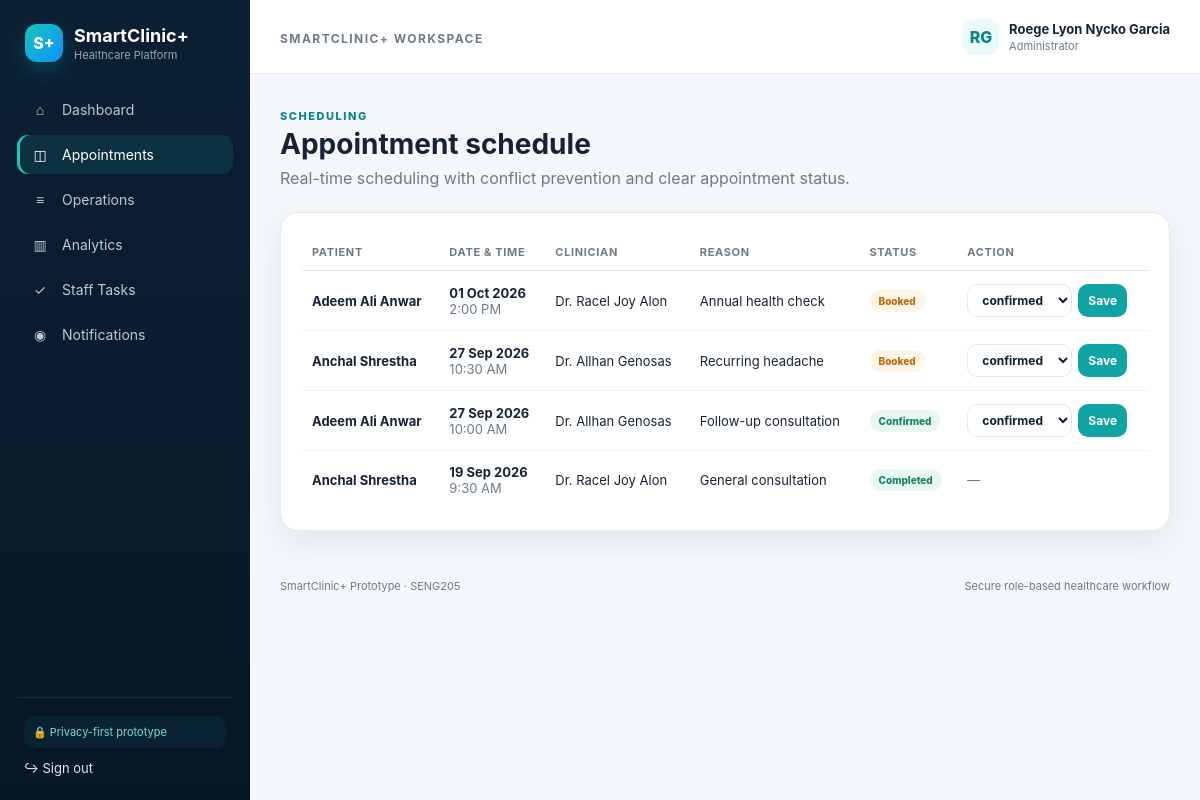
The app's page /appointments.php (signed in) with its own data.
### tables this page shows
CREATE TABLE users (
 id INT AUTO_INCREMENT PRIMARY KEY,
 first_name VARCHAR(60) NOT NULL,
 last_name VARCHAR(60) NOT NULL,
 email VARCHAR(160) NOT NULL UNIQUE,
 password_hash VARCHAR(255) NOT NULL,
 role ENUM('patient','doctor','nurse','admin') NOT NULL,
 status ENUM('active','inactive') NOT NULL DEFAULT 'active',
 created_at TIMESTAMP DEFAULT CURRENT_TIMESTAMP,
 updated_at TIMESTAMP DEFAULT CURRENT_TIMESTAMP ON UPDATE CURRENT_TIMESTAMP
);

CREATE TABLE appointments (
 id INT AUTO_INCREMENT PRIMARY KEY,
 patient_id INT NOT NULL,
 doctor_id INT NOT NULL,
 appointment_date DATE NOT NULL,
 appointment_time TIME NOT NULL,
 reason VARCHAR(500) NOT NULL,
 status ENUM('booked','confirmed','checked_in','in_consultation','completed','cancelled') NOT NULL DEFAULT 'booked',
 created_at TIMESTAMP DEFAULT CURRENT_TIMESTAMP,
 INDEX idx_slot(doctor_id,appointment_date,appointment_time,status),
 INDEX idx_patient_date(patient_id,appointment_date),
 FOREIGN KEY(patient_id) REFERENCES patients(id),
 FOREIGN KEY(doctor_id) REFERENCES doctors(id)
);

### includes/db.php (called while the page is built, shortened)
<?php
function db(): PDO
{
    static $pdo = null;
    if ($pdo instanceof PDO) return $pdo;
    $dsn = 'mysql:host=' . DB_HOST . ';port=' . DB_PORT . ';dbname=' . DB_NAME . ';charset=utf8mb4';
    try {
        $pdo = new PDO($dsn, DB_USER, DB_PASS, [
            PDO::ATTR_ERRMODE => PDO::ERRMODE_EXCEPTION,
            PDO::ATTR_DEFAULT_FETCH_MODE => PDO::FETCH_ASSOC,
            PDO::ATTR_EMULATE_PREPARES => false,
        ]);
        return $pdo;
    } catch (PDOException $e) {
        http_response_code(500);
        $safe = APP_ENV === 'development' ? htmlspecialchars($e->getMessage()) : 'Database connection failed.';
        die('<div style="font-family:Arial;padding:2rem;max-width:760px;margin:auto"><h2>SmartClinic+ database connection error</h2><p>' . $safe . '</p><p>Import <code>database/smartclinic_plus.sql</code> in phpMyAdmin, then check <code>config/config.php</code>.</p></div>');
    }
}

### includes/auth.php (called while the page is built, shortened)
<?php
require_once __DIR__ . '/db.php';
function current_user(): ?array
{
    static $user = null;
    if ($user !== null) return $user;
    $stmt = db()->prepare('SELECT id, first_name, last_name, email, role, status FROM users WHERE id = ? LIMIT 1');
    $stmt->execute([$_SESSION['user_id']]);
    $user = $stmt->fetch() ?: null;
    return $user;
}
function require_login(): void
{
    if (!current_user()) {
        $_SESSION['flash'] = ['type' => 'error', 'message' => 'Please sign in to continue.'];
        header('Location: login.php');
        exit;
    }
}

### appointments.php (the view, shortened to what this page needs)
<?php
require_once __DIR__ . '/includes/functions.php';
require_login();
$pdo = db();
include __DIR__ . '/includes/header.php';
?>
<div class="page-head">
    <div>
        <span class="kicker">Scheduling</span>
        <h1><?= $u['role'] === 'patient' ? 'My appointments' : 'Appointment schedule' ?></h1>
        <p>Real-time scheduling with conflict prevention and clear appointment status.</p>
    </div>
</div>
<div class="card">
    <div class="table-wrap">
        <table class="table">
            <thead>
                <tr>
                    <?php if ($u['role'] !== 'patient'): ?>
                        <th>Patient</th>
                    <?php endif; ?>
                    <th>Date & time</th>
                    <th><?= $u['role'] === 'patient' ? 'Doctor' : 'Clinician' ?></th>
                    <th>Reason</th>
                    <th>Status</th>
                    <th>Action</th>
                </tr>
            </thead>
            <tbody>
                <?php
                if ($u['role'] === 'patient') {
                    $pid = patient_id_for_user($u['id']);
                    $s = $pdo->prepare('SELECT a.*, CONCAT(d.title, " ", du.first_name, " ", du.last_name) doctor_name, d.specialty FROM appointments a JOIN doctors d ON d.id = a.doctor_id JOIN users du ON du.id = d.user_id WHERE a.patient_id = ? ORDER BY a.appointment_date DESC, a.appointment_time DESC');
                    $s->execute([$pid]);
                } else {
                    $s = $pdo->query('SELECT a.*, CONCAT(pu.first_name, " ", pu.last_name) patient_name, CONCAT(d.title, " ", du.first_name, " ", du.last_name) doctor_name FROM appointments a JOIN patients p ON p.id = a.patient_id JOIN users pu ON pu.id = p.user_id JOIN doctors d ON d.id = a.doctor_id JOIN users du ON du.id = d.user_id ORDER BY a.appointment_date DESC, a.appointment_time DESC LIMIT 100');
                }
                $rows = $s->fetchAll();
                if (!$rows):
                ?>
                    <tr>
                        <td colspan="6">
                            <div class="empty">No appointments found.</div>
                        </td>
                    </tr>
                <?php else: ?>
                    <?php foreach ($rows as $r): ?>
                        <tr>
                            <?php if ($u['role'] !== 'patient'): ?>
                                <td><b><?= e($r['patient_name']) ?></b></td>
                            <?php endif; ?>
                            <td>
                                <b><?= date('d M Y', strtotime($r['appointment_date'])) ?></b><br>
                                <span class="muted"><?= date('g:i A', strtotime($r['appointment_time'])) ?></span>
                            </td>
                            <td>
                                <?= e($r['doctor_name']) ?>
                            </td>
                            <td><?= e($r['reason']) ?></td>
                            <td><?= status_badge($r['status']) ?></td>
                            <td>
                                <?php if ($u['role'] === 'patient' && $r['status'] !== 'cancelled' && $r['status'] !== 'completed' && $r['appointment_date'] >= date('Y-m-d')): ?>
                                    <div style="display:flex;gap:6px;flex-wrap:wrap">
                                        <a class="btn btn-ghost btn-sm" href="appointments.php?reschedule=<?= $r['id'] ?>">Reschedule</a>
                                        <form method="post">
                                            <input type="hidden" name="csrf" value="<?= csrf_token() ?>">
                                            <input type="hidden" name="action" value="cancel">
                                            <input type="hidden" name="id" value="<?= $r['id'] ?>">
                                            <button class="btn btn-danger btn-sm" data-confirm="Cancel this appointment?">Cancel</button>
                                        </form>
                                    </div>
                                <?php elseif (in_array($u['role'], ['doctor', 'admin'], true) && !in_array($r['status'], ['completed', 'cancelled'], true)): ?>
                                    <form method="post" style="display:flex;gap:6px">
                                        <select name="status" class="btn btn-ghost btn-sm">
                                            <option>confirmed</option>
                                        </select>
                                        <button class="btn btn-primary btn-sm">Save</button>
                                    </form>
                                <?php else: ?>
                                    <span class="muted">—</span>
                                <?php endif; ?>
                            </td>
                        </tr>
                    <?php endforeach; ?>
                <?php endif; ?>
            </tbody>
        </table>
    </div>
</div>
<?php include __DIR__ . '/includes/footer.php'; ?>

### includes/header.php (shortened to what this page needs)
<?php
require_once __DIR__ . '/functions.php';
$u = current_user();
$current = basename($_SERVER['PHP_SELF']);
?>
<!doctype html>
<html lang="en">
<head>
    <link rel="stylesheet" href="assets/css/style.css">
</head>
<body>
<?php if ($u): ?>
    <div class="app-shell">
        <aside class="sidebar">
            <a class="brand" href="dashboard.php">
                <span class="brand-mark">S+</span>
                <span><strong>SmartClinic+</strong><small>Healthcare Platform</small></span>
            </a>
            <nav class="nav">
                <a class="<?= $current === 'dashboard.php' ? 'active' : '' ?>" href="dashboard.php"><span>⌂</span> Dashboard</a>
                <?php if ($u['role'] === 'patient'): ?>
                    <a class="<?= $current === 'appointments.php' ? 'active' : '' ?>" href="appointments.php"><span>◫</span> Appointments</a>
                    <a class="<?= $current === 'queue.php' ? 'active' : '' ?>" href="queue.php"><span>≡</span> My Queue</a>
                    <a class="<?= $current === 'ehr.php' ? 'active' : '' ?>" href="ehr.php"><span>♡</span> Health Record</a>
                    <a class="<?= $current === 'prescriptions.php' ? 'active' : '' ?>" href="prescriptions.php"><span>Rx</span> Prescriptions</a>
                    <a class="<?= $current === 'labs.php' ? 'active' : '' ?>" href="labs.php"><span>⌁</span> Lab Results</a>
                <?php else: ?>
                    <a class="<?= $current === 'appointments.php' ? 'active' : '' ?>" href="appointments.php"><span>◫</span> Appointments</a>
                    <a class="<?= $current === 'queue.php' ? 'active' : '' ?>" href="queue.php"><span>≡</span> Operations</a>
                    <a class="<?= $current === 'analytics.php' ? 'active' : '' ?>" href="analytics.php"><span>▥</span> Analytics</a>
                    <a class="<?= $current === 'tasks.php' ? 'active' : '' ?>" href="tasks.php"><span>✓</span> Staff Tasks</a>
                <?php endif; ?>
                <a class="<?= $current === 'notifications.php' ? 'active' : '' ?>" href="notifications.php">
                    <span>◉</span> Notifications
                </a>
            </nav>
            <div class="sidebar-foot">
                <div class="privacy-chip">🔒 Privacy-first prototype</div>
                <a href="logout.php">↪ Sign out</a>
            </div>
        </aside>
        <main class="main">
            <header class="topbar">
                <div>
                    <span class="eyebrow">SmartClinic+ Workspace</span>
                </div>
                <div class="user-chip">
                    <span class="avatar"><?= e(strtoupper(substr($u['first_name'], 0, 1) . substr($u['last_name'], 0, 1))) ?></span>
                    <span>
                        <strong><?= e(full_name($u)) ?></strong>
                        <small><?= e(role_label($u['role'])) ?></small>
                    </span>
                </div>
            </header>
            <section class="content">
<?php endif; ?>

### includes/functions.php (shortened to what this page needs)
<?php
require_once __DIR__ . '/auth.php';
function e(?string $value): string
{
    return htmlspecialchars((string)$value, ENT_QUOTES, 'UTF-8');
}
function full_name(array $u): string
{
    return trim(($u['first_name'] ?? '') . ' ' . ($u['last_name'] ?? ''));
}
function role_label(string $role): string
{
    return [
        'patient' => 'Patient',
        'doctor'  => 'Doctor',
        'nurse'   => 'Nurse / Staff',
        'admin'   => 'Administrator'
    ][$role] ?? ucfirst($role);
}
function status_badge(string $status): string
{
    $class = match ($status) {
        'confirmed', 'completed', 'active', 'ready' => 'success',
        'booked', 'pending', 'waiting'             => 'warning',
        'cancelled', 'inactive'                    => 'danger',
        'checked_in', 'in_consultation'           => 'info',
        default                                    => 'neutral'
    };
    return '<span class="badge badge-' . $class . '">' . e(str_replace('_', ' ', ucwords($status, '_'))) . '</span>';
}

### assets/css/style.css (style rules this page uses)
:root { --navy: #0b1f33; --navy2: #102b46; --teal: #0fa3a3; --teal2: #0c8585; --cyan: #e9fbfb; --bg: #f4f7fb; --card: #fff; --text: #172334; --muted: #6d7a8a; --line: #e5eaf0; --success: #16835d; --warn: #b96a0b; --danger: #c23d4b; --info: #2167ad; --shadow: 0 12px 32px rgba(22, 45, 72, .08); --radius: 18px; }
* { box-sizing: border-box; }
html { scroll-behavior: smooth; }
body { margin: 0; font-family: Inter, Segoe UI, Arial, sans-serif; color: var(--text); background: var(--bg); }
a { text-decoration: none; color: inherit; }
button, input, select, textarea { font: inherit; }
.app-shell { min-height: 100vh; display: grid; grid-template-columns: 250px 1fr; }
.sidebar { position: sticky; top: 0; height: 100vh; background: linear-gradient(180deg, var(--navy), #081726); color: #dce7f0; padding: 24px 17px; display: flex; flex-direction: column; z-index: 20; }
.brand { display: flex; align-items: center; gap: 11px; margin: 0 8px 28px; }
.brand strong { display: block; color: #fff; font-size: 18px; }
.brand small { display: block; color: #8fa8ba; font-size: 11px; margin-top: 2px; }
.brand-mark { width: 38px; height: 38px; border-radius: 12px; background: linear-gradient(135deg, #15c7bd, #0f8fff); color: #fff; display: grid; place-items: center; font-weight: 800; box-shadow: 0 8px 20px rgba(15, 163, 163, .28); }
.nav { display: grid; gap: 6px; }
.nav a { display: flex; align-items: center; gap: 11px; padding: 11px 12px; border-radius: 11px; color: #b9c9d5; font-size: 14px; }
.nav a:hover, .nav a.active { background: rgba(21, 199, 189, .12); color: #fff; }
.nav a.active { box-shadow: inset 3px 0 #15c7bd; }
.nav a span { width: 22px; text-align: center; }
.sidebar-foot { margin-top: auto; border-top: 1px solid rgba(255, 255, 255, .08); padding: 18px 7px 0; display: grid; gap: 12px; font-size: 13px; }
.privacy-chip { font-size: 11px; color: #84d7d2; background: rgba(15, 163, 163, .08); padding: 9px; border-radius: 10px; }
.main { min-width: 0; }
.topbar { height: 74px; padding: 0 30px; background: #fff; border-bottom: 1px solid var(--line); display: flex; align-items: center; justify-content: space-between; position: sticky; top: 0; z-index: 10; }
.eyebrow { font-size: 12px; font-weight: 700; text-transform: uppercase; letter-spacing: .12em; color: var(--muted); }
.user-chip { display: flex; align-items: center; gap: 10px; }
.user-chip strong, .user-chip small { display: block; font-size: 13px; }
.user-chip small { font-size: 11px; color: var(--muted); margin-top: 2px; }
.avatar { width: 36px; height: 36px; border-radius: 11px; background: var(--cyan); color: var(--teal2); display: grid; place-items: center; font-weight: 800; }
.content { padding: 30px; max-width: 1500px; margin: 0 auto; }
.page-head { display: flex; justify-content: space-between; gap: 20px; align-items: flex-start; margin-bottom: 24px; }
.page-head h1 { margin: 3px 0 7px; font-size: 28px; }
.page-head p { margin: 0; color: var(--muted); max-width: 720px; }
.kicker { font-size: 11px; text-transform: uppercase; letter-spacing: .14em; font-weight: 800; color: var(--teal2); }
.card { background: var(--card); border: 1px solid var(--line); border-radius: var(--radius); box-shadow: var(--shadow); padding: 21px; }
.btn { display: inline-flex; align-items: center; justify-content: center; gap: 8px; border: 0; border-radius: 10px; padding: 10px 14px; font-weight: 700; font-size: 13px; cursor: pointer; }
.btn-primary { background: var(--teal); color: #fff; }
.btn-ghost { background: #fff; color: var(--navy); border: 1px solid var(--line); }
.btn-sm { padding: 7px 10px; font-size: 12px; }
.table-wrap { overflow: auto; }
.table { width: 100%; border-collapse: collapse; font-size: 13px; }
.table th { text-align: left; color: var(--muted); font-size: 11px; text-transform: uppercase; letter-spacing: .06em; padding: 11px 10px; border-bottom: 1px solid var(--line); }
.table td { padding: 13px 10px; border-bottom: 1px solid #eef1f5; vertical-align: middle; }
.table tr:last-child td { border-bottom: 0; }
.badge { display: inline-flex; padding: 5px 9px; border-radius: 999px; font-size: 10px; font-weight: 800; text-transform: capitalize; }
.badge-success { background: #e8f7f0; color: var(--success); }
.badge-warning { background: #fff5e6; color: var(--warn); }
.muted { color: var(--muted); }

### records on screen
users: first_name+last_name "RG", full_name($u) "Roege Lyon Nycko Garcia", role "Administrator"
appointments: patient_name "Adeem Ali Anwar", appointment_date "01 Oct 2026", appointment_time "2:00 PM", doctor_name "Dr. Racel Joy Alon", reason "Annual health check", status "Booked"
appointments: patient_name "Anchal Shrestha", appointment_date "27 Sep 2026", appointment_time "10:30 AM", doctor_name "Dr. Allhan Genosas", reason "Recurring headache", status "Booked"
appointments: patient_name "Adeem Ali Anwar", appointment_date "27 Sep 2026", appointment_time "10:00 AM", doctor_name "Dr. Allhan Genosas", reason "Follow-up consultation", status "Confirmed"
appointments: patient_name "Anchal Shrestha", appointment_date "19 Sep 2026", appointment_time "9:30 AM", doctor_name "Dr. Racel Joy Alon", reason "General consultation", status "Completed"
